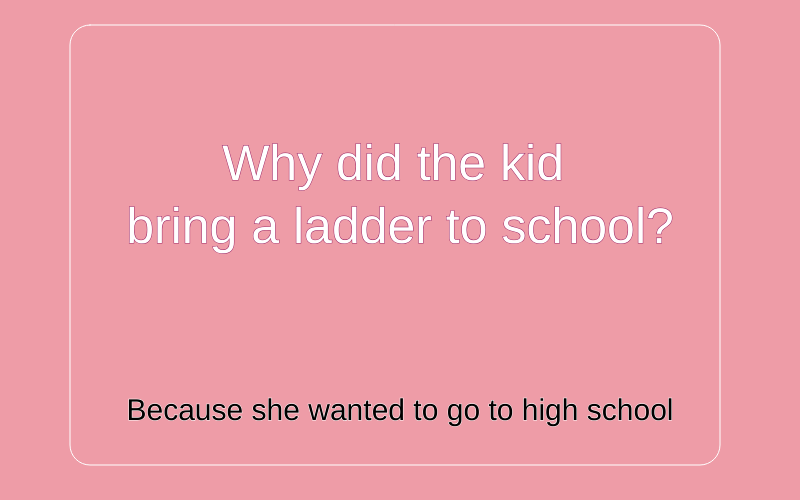
Frame 1 (no input)
Frame 60 (no input): identical to frame 1, image omitted
Frame 120 (the mouse pressed at the canvas centre since frame 60): identical to frame 1, image omitted

The p5.js sketch that drew this single still picture (run headless with seeded random() and noise() and a simulated clock; from frame 60 on, the mouse is pressed at the canvas centre):

// p5.js sketch
// ── sketch.js
let state = 0;
let timer = 0;

function setup() {
  createCanvas(800, 500);
  textAlign(CENTER);
}

function draw() {
  switch (state) {
    case 0: 
      background("#ee9ca7");
      textSize(50)
      fill("white");
      stroke("#9f2b68");
      text("Why did the kid \nbring a ladder to school?", width / 2, height / 2 - 70);
      fill("black");
      textSize(30);
      stroke(255);
      text("Because she wanted to go to high school", width/2, height /2 + 170);
      break;

    case 1:
      background("#20bdff");
      textSize(50)
      fill("white");
      stroke("#9f2b68");
      text("What do you call \n two birds in love?", width / 2, height / 2 - 70);
      fill("black");
      textSize(30);
      stroke(255);
      text("Tweethearts", width/2, height /2 + 170);
      break;

      case 2:
        background("#dd3e54");
        textSize(50)
        fill("white");
        stroke("#9f2b68");
        text("What is a computer's \n favorite snack?", width / 2, height / 2 - 70);
        fill("black");
        textSize(30);
        stroke(255);
        text("Computer chips", width/2, height /2 + 170);
        break;
  }
  noFill();
  rect(70, 25, 650, 440, 20);

  timer++;
  if (timer > 4 * 60) {
    timer = 0;
    state++;

    if (state > 2) {
      state = 0;
    }
  }
}
